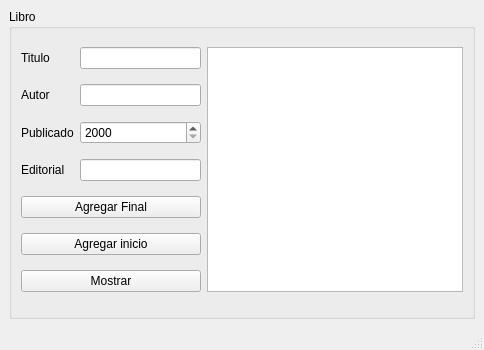
<?xml version="1.0" encoding="UTF-8"?>
<ui version="4.0">
 <class>MainWindow</class>
 <widget class="QMainWindow" name="MainWindow">
  <property name="geometry">
   <rect>
    <x>0</x>
    <y>0</y>
    <width>484</width>
    <height>350</height>
   </rect>
  </property>
  <property name="windowTitle">
   <string>MainWindow</string>
  </property>
  <widget class="QWidget" name="centralwidget">
   <layout class="QGridLayout" name="gridLayout_2">
    <item row="0" column="0">
     <widget class="QGroupBox" name="groupBox">
      <property name="title">
       <string>Libro</string>
      </property>
      <layout class="QGridLayout" name="gridLayout">
       <item row="0" column="0">
        <widget class="QLabel" name="label">
         <property name="text">
          <string>Titulo</string>
         </property>
        </widget>
       </item>
       <item row="3" column="1">
        <widget class="QLineEdit" name="editorial_lineEdit"/>
       </item>
       <item row="2" column="0">
        <widget class="QLabel" name="label_3">
         <property name="text">
          <string>Publicado</string>
         </property>
        </widget>
       </item>
       <item row="1" column="1">
        <widget class="QLineEdit" name="autor_lineEdit"/>
       </item>
       <item row="2" column="1">
        <widget class="QSpinBox" name="publicado_spinBox">
         <property name="minimum">
          <number>2000</number>
         </property>
         <property name="maximum">
          <number>2020</number>
         </property>
        </widget>
       </item>
       <item row="0" column="1">
        <widget class="QLineEdit" name="titulo_lineEdit"/>
       </item>
       <item row="6" column="0" colspan="2">
        <widget class="QPushButton" name="mostrar_pushButton">
         <property name="text">
          <string>Mostrar</string>
         </property>
        </widget>
       </item>
       <item row="5" column="0" colspan="2">
        <widget class="QPushButton" name="agregar_inicio_pushButton">
         <property name="text">
          <string>Agregar inicio</string>
         </property>
        </widget>
       </item>
       <item row="1" column="0">
        <widget class="QLabel" name="label_2">
         <property name="text">
          <string>Autor</string>
         </property>
        </widget>
       </item>
       <item row="3" column="0">
        <widget class="QLabel" name="label_4">
         <property name="text">
          <string>Editorial</string>
         </property>
        </widget>
       </item>
       <item row="4" column="0" colspan="2">
        <widget class="QPushButton" name="agregar_final_pushButton">
         <property name="text">
          <string>Agregar Final</string>
         </property>
        </widget>
       </item>
       <item row="0" column="2" rowspan="7">
        <widget class="QPlainTextEdit" name="salida"/>
       </item>
      </layout>
     </widget>
    </item>
   </layout>
  </widget>
  <widget class="QMenuBar" name="menubar">
   <property name="geometry">
    <rect>
     <x>0</x>
     <y>0</y>
     <width>484</width>
     <height>21</height>
    </rect>
   </property>
  </widget>
  <widget class="QStatusBar" name="statusbar"/>
 </widget>
 <resources/>
 <connections/>
</ui>
